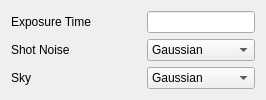
                   <widget class="QWidget" name="tab_5">
                    <attribute name="title">
                     <string>Basic</string>
                    </attribute>
                    <layout class="QGridLayout" name="gridLayout_4">
                     <item row="0" column="0" colspan="2">
                      <widget class="QLabel" name="label_33">
                       <property name="minimumSize">
                        <size>
                         <width>130</width>
                         <height>0</height>
                        </size>
                       </property>
                       <property name="text">
                        <string>Exposure Time</string>
                       </property>
                      </widget>
                     </item>
                     <item row="1" column="0" colspan="2">
                      <widget class="QLabel" name="label_31">
                       <property name="text">
                        <string>Shot Noise</string>
                       </property>
                      </widget>
                     </item>
                     <item row="1" column="2">
                      <widget class="QComboBox" name="shot_noise_type">
                       <item>
                        <property name="text">
                         <string>Gaussian</string>
                        </property>
                       </item>
                       <item>
                        <property name="text">
                         <string>Poisson</string>
                        </property>
                       </item>
                       <item>
                        <property name="text">
                         <string>None</string>
                        </property>
                       </item>
                      </widget>
                     </item>
                     <item row="0" column="2">
                      <widget class="QLineEdit" name="exp_time">
                       <property name="toolTip">
                        <string>&lt;html&gt;&lt;head/&gt;&lt;body&gt;&lt;p&gt;Metallicity F/H&lt;/p&gt;&lt;/body&gt;&lt;/html&gt;</string>
                       </property>
                       <property name="clearButtonEnabled">
                        <bool>false</bool>
                       </property>
                      </widget>
                     </item>
                     <item row="2" column="0">
                      <widget class="QLabel" name="label_42">
                       <property name="text">
                        <string>Sky</string>
                       </property>
                      </widget>
                     </item>
                     <item row="2" column="2">
                      <widget class="QComboBox" name="sky_shot_noise_type">
                       <item>
                        <property name="text">
                         <string>Gaussian</string>
                        </property>
                       </item>
                       <item>
                        <property name="text">
                         <string>Poisson</string>
                        </property>
                       </item>
                       <item>
                        <property name="text">
                         <string>None</string>
                        </property>
                       </item>
                      </widget>
                     </item>
                    </layout>
                   </widget>
